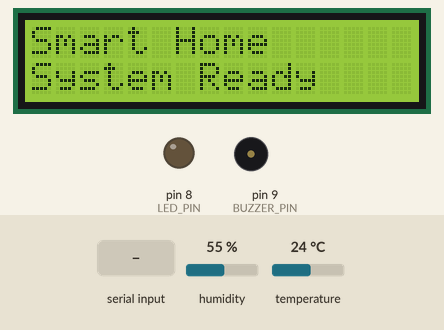
This sketch was run on a simulated Arduino Uno, built with avr-gcc and run on an emulated ATmega328P. On the bench: 16×2 character LCD, output pins drawn as LEDs (lit = HIGH), buzzer (waves = sounding, pin HIGH). The test bench sets the inputs (shaded band); at power-on: humidity 55 %, temperature 24 °C. What the sketch prints to the serial monitor is not drawn.

Above: at 0.1 s.
3.3 s: "LED_ON\n" received over Serial
At 4.3 s:
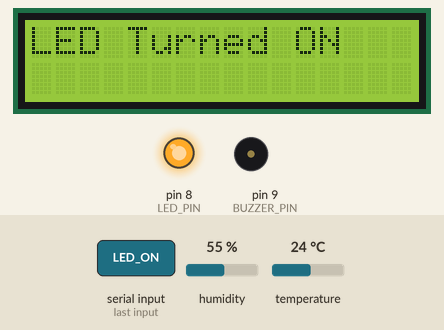
4.8 s: "BUZZER_ON\n" received over Serial
At 5.4 s:
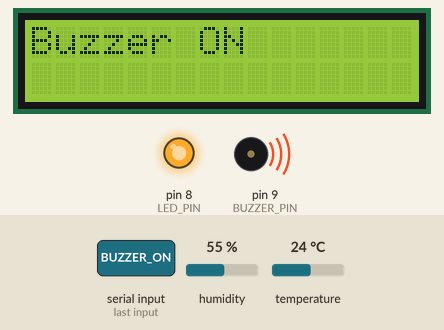
6.3 s: "LED_OFF\n" received over Serial
At 6.7 s:
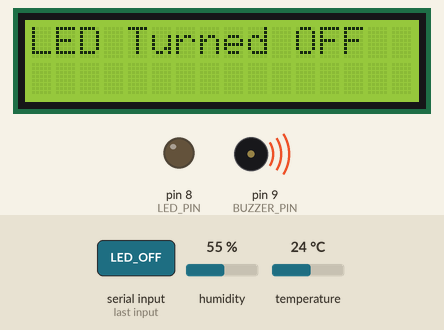
7.8 s: "BUZZER_OFF\n" received over Serial
At 9.0 s:
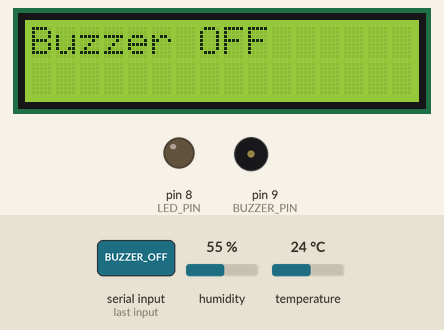
9.3 s: "GET_DATA\n" received over Serial
At 10.2 s:
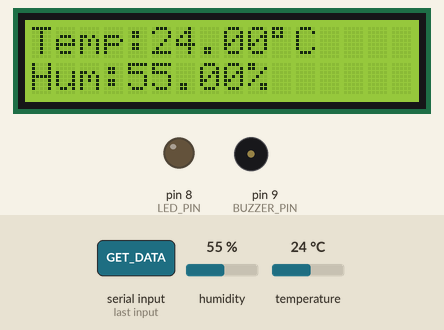
Timing chart, 0 to 11.8 s (numbered marks = the images above; inputs shaded):
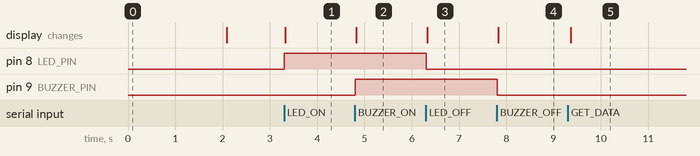

Measured:
- after the input at 3.3 s, pin 8 (LED_PIN): LOW → HIGH at once; the display: changes at once (image 1)
- after the input at 4.8 s, pin 9 (BUZZER_PIN): LOW → HIGH at once; the display: changes at once (image 2)
- after the input at 6.3 s, pin 8 (LED_PIN): HIGH → LOW at once; the display: changes at once (image 3)
- after the input at 7.8 s, pin 9 (BUZZER_PIN): HIGH → LOW at once; the display: changes at once (image 4)
- after the input at 9.3 s, the display: changes after 0.06 s (image 5)

The sketch:

smart_home.ino
```cpp
#include <DHT.h>
#include <Wire.h>
#include <LiquidCrystal_I2C.h>

// =======================
// Smart Home Control System
// Java Swing ↔ Arduino
// =======================

// ----- DHT11 -----
#define DHTPIN 2
#define DHTTYPE DHT11

DHT dht(DHTPIN, DHTTYPE);

// ----- Components -----
const int LED_PIN = 8;
const int BUZZER_PIN = 9;

// ----- LCD I2C -----
LiquidCrystal_I2C lcd(0x27, 16, 2);

// ----- Variables -----
bool ledState = false;
bool buzzerState = false;

void setup() {

  // Serial Communication
  Serial.begin(9600);

  // Initialize components
  pinMode(LED_PIN, OUTPUT);
  pinMode(BUZZER_PIN, OUTPUT);

  digitalWrite(LED_PIN, LOW);
  digitalWrite(BUZZER_PIN, LOW);

  // Initialize DHT11
  dht.begin();

  // Initialize LCD
  lcd.init();
  lcd.backlight();

  // Welcome Screen
  lcd.setCursor(0, 0);
  lcd.print("Smart Home");

  lcd.setCursor(0, 1);
  lcd.print("System Ready");

  delay(2000);
  lcd.clear();

  // Serial message
  Serial.println("Arduino is ready");
}

void loop() {

  // Read serial commands
  if (Serial.available()) {

    String command = Serial.readStringUntil('\n');
    command.trim();

    // =========================
    // LED CONTROL
    // =========================

    if (command == "LED_ON") {

      digitalWrite(LED_PIN, HIGH);
      ledState = true;

      Serial.println("LED:ON");

      lcd.clear();
      lcd.setCursor(0, 0);
      lcd.print("LED Turned ON");
    }

    else if (command == "LED_OFF") {

      digitalWrite(LED_PIN, LOW);
      ledState = false;

      Serial.println("LED:OFF");

      lcd.clear();
      lcd.setCursor(0, 0);
      lcd.print("LED Turned OFF");
    }

    // =========================
    // BUZZER CONTROL
    // =========================

    else if (command == "BUZZER_ON") {

      digitalWrite(BUZZER_PIN, HIGH);
      buzzerState = true;

      Serial.println("BUZZER:ON");

      lcd.clear();
      lcd.setCursor(0, 0);
      lcd.print("Buzzer ON");
    }

    else if (command == "BUZZER_OFF") {

      digitalWrite(BUZZER_PIN, LOW);
      buzzerState = false;

      Serial.println("BUZZER:OFF");

      lcd.clear();
      lcd.setCursor(0, 0);
      lcd.print("Buzzer OFF");
    }

    // =========================
    // SENSOR DATA
    // =========================

    else if (command == "GET_DATA") {

      float temperature = dht.readTemperature();
      float humidity = dht.readHumidity();

      // Check sensor
      if (isnan(temperature) || isnan(humidity)) {

        Serial.println("ERROR:SENSOR");

        lcd.clear();
        lcd.setCursor(0, 0);
        lcd.print("Sensor Error");

        return;
      }

      // Send data to Java
      Serial.print("TEMP:");
      Serial.println(temperature);

      Serial.print("HUM:");
      Serial.println(humidity);

      // Update LCD
      lcd.clear();

      lcd.setCursor(0, 0);
      lcd.print("Temp:");
      lcd.print(temperature);
      lcd.print((char)223);
      lcd.print("C");

      lcd.setCursor(0, 1);
      lcd.print("Hum:");
      lcd.print(humidity);
      lcd.print("%");
    }

    // =========================
    // UNKNOWN COMMAND
    // =========================

    else {

      Serial.println("ERROR:UNKNOWN_COMMAND");
    }
  }
}
```
